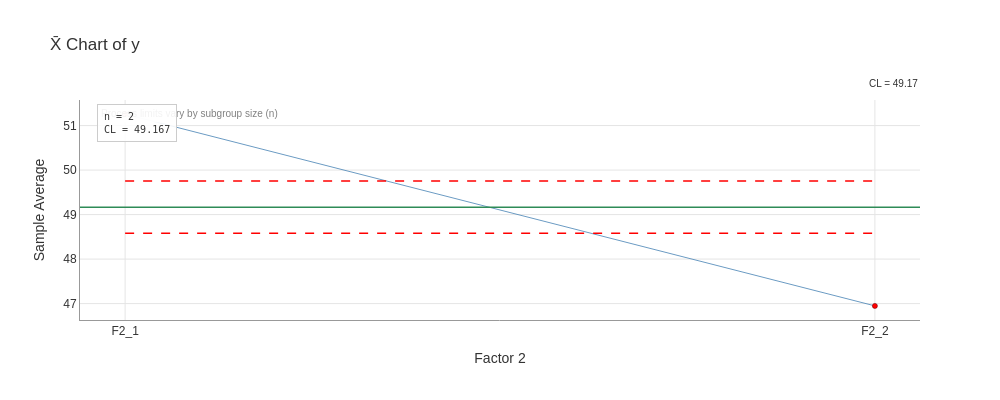

Here is the notebook cell this chart was saved with:
### Code cell
result_f2.plot(chart='Xbar', show_stats=True).show()

### Figure 1 — Plotly figure (JSON) as saved in the notebook; plotly's stock layout.template omitted (floating-point values rounded to 4 significant figures)
{"data": [{"hovertemplate": "%{x}<br>%{y:.3f}<extra></extra>", "line": {"color": "steelblue", "width": 1.0}, "marker": {"color": "steelblue", "size": 5}, "mode": "lines+markers", "name": "Xbar", "opacity": 0.8, "type": "scatter", "x": ["F2_1", "F2_2"], "y": [51.26, 46.95]}, {"hovertemplate": "UPL: %{y:.3f}<extra></extra>", "line": {"color": "red", "dash": "dash", "width": 1.5}, "mode": "lines", "name": "UPL (varies)", "showlegend": false, "type": "scatter", "x": ["F2_1", "F2_2", "F2_2"], "y": [49.76, 49.76, 49.76]}, {"hovertemplate": "LPL: %{y:.3f}<extra></extra>", "line": {"color": "red", "dash": "dash", "width": 1.5}, "mode": "lines", "name": "LPL (varies)", "showlegend": false, "type": "scatter", "x": ["F2_1", "F2_2", "F2_2"], "y": [48.58, 48.58, 48.58]}, {"hovertemplate": "Beyond Limits<br>%{x}<br>%{y:.3f}<extra></extra>", "marker": {"color": "red", "line": {"color": "darkred", "width": 0.5}, "size": 5, "symbol": "circle"}, "mode": "markers", "name": "Beyond Limits", "showlegend": false, "type": "scatter", "x": ["F2_1", "F2_2"], "y": [51.26, 46.95]}], "layout": {"annotations": [{"bgcolor": "rgba(255,255,255,0.8)", "borderpad": 3, "font": {"color": "gray", "size": 10}, "showarrow": false, "text": "Process limits vary by subgroup size (n)", "x": 0.02, "xref": "paper", "y": 0.98, "yref": "paper"}, {"bgcolor": "rgba(255,255,255,0.7)", "font": {"color": "#333333", "size": 10}, "showarrow": false, "text": "CL = 49.17", "x": 1.0, "xanchor": "right", "xref": "paper", "y": 1.04, "yanchor": "bottom", "yref": "paper"}, {"align": "left", "bgcolor": "rgba(255, 255, 255, 0.9)", "bordercolor": "#CCCCCC", "borderpad": 6, "borderwidth": 1, "font": {"color": "#333333", "family": "monospace", "size": 10}, "showarrow": false, "text": "n = 2<br>CL = 49.167", "x": 0.02, "xanchor": "left", "xref": "paper", "y": 0.98, "yanchor": "top", "yref": "paper"}], "font": {"color": "#333333", "family": "Arial, sans-serif", "size": 12}, "height": 400, "hovermode": "x unified", "margin": {"b": 80}, "paper_bgcolor": "white", "plot_bgcolor": "white", "shapes": [{"line": {"color": "#2E8B57", "dash": "solid", "width": 1.5}, "type": "line", "x0": 0, "x1": 1, "xref": "x domain", "y0": 49.17, "y1": 49.17}], "showlegend": false, "title": {"text": "X̄ Chart of y"}, "width": 1000, "xaxis": {"automargin": true, "gridcolor": "#E5E5E5", "gridwidth": 1.0, "linecolor": "#999999", "linewidth": 1.0, "showgrid": true, "showline": true, "title": {"text": "Factor 2"}, "type": "category"}, "yaxis": {"gridcolor": "#E5E5E5", "gridwidth": 1.0, "linecolor": "#999999", "linewidth": 1.0, "showgrid": true, "showline": true, "title": {"text": "Sample Average"}, "zeroline": false}}}
